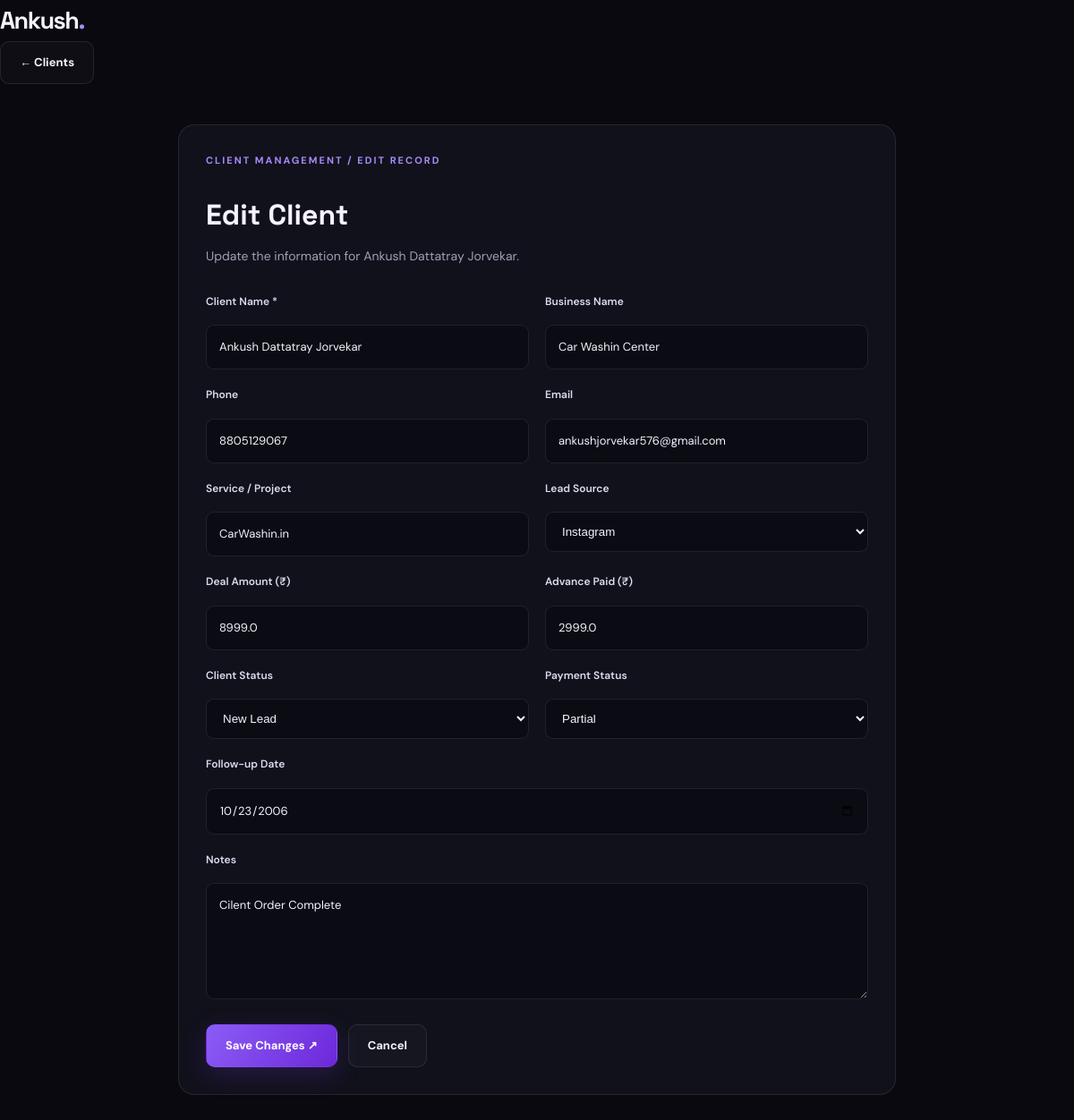
The app's page /admin/clients/1/edit (signed in) with its own data.
### app.py (models this page shows)
class Client(db.Model):
    id = db.Column(db.Integer, primary_key=True)
    name = db.Column(db.String(120), nullable=False)
    phone = db.Column(db.String(20))
    email = db.Column(db.String(120))
    business = db.Column(db.String(150))
    service = db.Column(db.String(150))
    lead_source = db.Column(db.String(100))
    deal_amount = db.Column(db.Float, default=0)
    advance_paid = db.Column(db.Float, default=0)
    status = db.Column(db.String(40), default="New Lead")
    payment_status = db.Column(db.String(40), default="Pending")
    follow_up_date = db.Column(db.String(20))
    notes = db.Column(db.Text)

### app.py (the view, shortened to what this page needs)
@app.route("/admin/clients/<int:client_id>/edit", methods=["GET", "POST"])
@login_required
def edit_client(client_id):
    client = db.get_or_404(Client, client_id)
    return render_template("edit_client.html", client=client)

### app.py (called while the page is built)
def login_required(view):
    @wraps(view)
    def wrapped_view(*args, **kwargs):
        if "admin_id" not in session:
            flash("Please log in to access the dashboard.", "error")
            return redirect(url_for("admin_login"))
        return view(*args, **kwargs)
    return wrapped_view

### templates/edit_client.html (shortened to what this page needs)
<!DOCTYPE html>
<html lang="en">
<head>
    <link rel="stylesheet" href="{{ url_for('static', filename='css/style.css') }}">
</head>
<body>
    <header class="crm-topbar">
        <a href="{{ url_for('home') }}" class="logo">Ankush<span>.</span></a>
        <div class="actions">
            <a href="{{ url_for('clients') }}" class="button secondary">← Clients</a>
        </div>
    </header>
    <main class="edit-page">
        <section class="edit-card">
            <p class="eyebrow">CLIENT MANAGEMENT / EDIT RECORD</p>
            <h1>Edit Client</h1>
            <p class="intro">Update the information for {{ client.name }}.</p>
            <form method="POST" action="{{ url_for('edit_client', client_id=client.id) }}">
                <div class="edit-grid">
                    <div class="form-group">
                        <label for="name">Client Name *</label>
                        <input id="name" name="name" required maxlength="120"
                               value="{{ client.name }}">
                    </div>
                    <div class="form-group">
                        <label for="business">Business Name</label>
                        <input id="business" name="business" maxlength="150"
                               value="{{ client.business or '' }}">
                    </div>
                    <div class="form-group">
                        <label for="phone">Phone</label>
                        <input id="phone" name="phone" maxlength="20"
                               value="{{ client.phone or '' }}">
                    </div>
                    <div class="form-group">
                        <label for="email">Email</label>
                        <input id="email" name="email" type="email" maxlength="120"
                               value="{{ client.email or '' }}">
                    </div>
                    <div class="form-group">
                        <label for="service">Service / Project</label>
                        <input id="service" name="service" maxlength="150"
                               value="{{ client.service or '' }}">
                    </div>
                    <div class="form-group">
                        <label for="lead_source">Lead Source</label>
                        <select id="lead_source" name="lead_source">
                            {% for source in ['WhatsApp', 'Instagram', 'Facebook', 'Referral', 'Freelancing Platform', 'Direct Contact', 'Other'] %}
                                <option value="{{ source }}"
                                    {% if client.lead_source == source %}selected{% endif %}>
                                    {{ source }}
                                </option>
                            {% endfor %}
                        </select>
                    </div>
                    <div class="form-group">
                        <label for="deal_amount">Deal Amount (₹)</label>
                        <input id="deal_amount" name="deal_amount" type="number"
                               min="0" step="0.01"
                               value="{{ client.deal_amount or 0 }}">
                    </div>
                    <div class="form-group">
                        <label for="advance_paid">Advance Paid (₹)</label>
                        <input id="advance_paid" name="advance_paid" type="number"
                               min="0" step="0.01"
                               value="{{ client.advance_paid or 0 }}">
                    </div>
                    <div class="form-group">
                        <label for="status">Client Status</label>
                        <select id="status" name="status">
                            {% for status in ['New Lead', 'Contacted', 'Negotiation', 'Won', 'Lost'] %}
                                <option value="{{ status }}"
                                    {% if client.status == status %}selected{% endif %}>
                                    {{ status }}
                                </option>
                            {% endfor %}
                        </select>
                    </div>
                    <div class="form-group">
                        <label for="payment_status">Payment Status</label>
                        <select id="payment_status" name="payment_status">
                            {% for status in ['Pending', 'Partial', 'Paid'] %}
                                <option value="{{ status }}"
                                    {% if client.payment_status == status %}selected{% endif %}>
                                    {{ status }}
                                </option>
                            {% endfor %}
                        </select>
                    </div>
                    <div class="form-group full">
                        <label for="follow_up_date">Follow-up Date</label>
                        <input id="follow_up_date" name="follow_up_date"
                               type="date" value="{{ client.follow_up_date or '' }}">
                    </div>
                    <div class="form-group full">
                        <label for="notes">Notes</label>
                        <textarea id="notes" name="notes" rows="4">{{ client.notes or '' }}</textarea>
                    </div>
                </div>
                <div class="edit-actions">
                    <button type="submit" class="button primary">Save Changes ↗</button>
                    <a href="{{ url_for('clients') }}" class="button secondary">Cancel</a>
                </div>
            </form>
        </section>
    </main>
</body>
</html>

### static/css/style.css (style rules this page uses)
:root { --bg: #09090f; --surface: #11111b; --surface-light: #171725; --text: #f4f3ff; --muted: #a09fb5; --purple: #a78bfa; --purple-dark: #7c3aed; --border: rgba(255, 255, 255, 0.09); --radius: 18px; --max-width: 1180px; }
* { margin: 0; padding: 0; box-sizing: border-box; }
html { scroll-behavior: smooth; scroll-padding-top: 90px; }
body { background: var(--bg); color: var(--text); font-family: 'DM Sans', sans-serif; line-height: 1.7; overflow-x: hidden; }
a { color: inherit; text-decoration: none; }
button, input, textarea { font: inherit; }
button, a { -webkit-tap-highlight-color: transparent; }
.logo { font-family: 'Space Grotesk', sans-serif; font-size: 27px; font-weight: 700; letter-spacing: -1.5px; white-space: nowrap; }
.logo span { color: var(--purple); }
.eyebrow { display: flex; align-items: center; gap: 10px; color: var(--purple); font-size: 11px; font-weight: 700; letter-spacing: 2px; margin-bottom: 24px; }
.button { display: inline-flex; justify-content: center; align-items: center; gap: 9px; min-height: 47px; padding: 12px 21px; border: 1px solid transparent; border-radius: 10px; cursor: pointer; font-size: 13px; font-weight: 700; transition: transform 0.25s ease, background 0.25s ease; }
.button.primary { color: #fff; background: linear-gradient(120deg, #8b5cf6, #6d28d9); box-shadow: 0 8px 28px rgba(124, 58, 237, 0.22); }
.button.secondary { color: var(--text); border-color: var(--border); background: rgba(255, 255, 255, 0.025); }
.form-group { display: flex; flex-direction: column; gap: 8px; margin-bottom: 20px; }
.form-group label { color: #dedcf0; font-size: 12px; font-weight: 600; }
.form-group input, .form-group textarea { width: 100%; min-width: 0; padding: 13px 14px; background: #0b0b13; border: 1px solid var(--border); border-radius: 9px; color: var(--text); font-size: 13px; outline: none; transition: border-color 0.2s ease, box-shadow 0.2s ease; }
.form-group input::placeholder, .form-group textarea::placeholder { color: #68677c; }
.form-group textarea { resize: vertical; min-height: 130px; }

### templates/edit_client.html (style rules this page uses)
.edit-page { max-width:850px; margin:auto; padding:45px 24px 70px; }
.edit-card { padding:30px; background:var(--surface); border:1px solid var(--border); border-radius:18px; }
.edit-card h1 { font-family:'Space Grotesk',sans-serif; font-size:32px; margin-bottom:8px; }
.intro { color:var(--muted); font-size:14px; margin-bottom:28px; }
.edit-grid { display:grid; grid-template-columns:repeat(2,minmax(0,1fr)); gap:0 18px; }
.edit-grid .full { grid-column:1/-1; }
.edit-grid input, .edit-grid select, .edit-grid textarea { width:100%; box-sizing:border-box; padding:13px 14px; color:var(--text); background:#0b0b13; border:1px solid var(--border); border-radius:9px; }
.edit-grid label { display:block; margin-bottom:8px; }
.form-group { margin-bottom:18px; }
.edit-actions { display:flex; gap:12px; flex-wrap:wrap; margin-top:10px; }

### records on screen
Client: name "Ankush Dattatray Jorvekar", business "Car Washin Center", phone "8805129067", email "ankushjorvekar576@gmail.com", service "CarWashin.in", lead_source "Instagram", deal_amount "8999.0", advance_paid "2999.0", status "New Lead", payment_status "Partial", follow_up_date "10/23/2006", notes "Cilent Order Complete"
